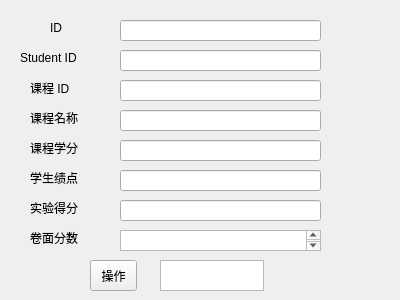
<?xml version="1.0" encoding="UTF-8"?>
<ui version="4.0">
 <class>Dialog21</class>
 <widget class="QDialog" name="Dialog21">
  <property name="geometry">
   <rect>
    <x>0</x>
    <y>0</y>
    <width>400</width>
    <height>300</height>
   </rect>
  </property>
  <property name="windowTitle">
   <string>Dialog</string>
  </property>
  <widget class="QLabel" name="label">
   <property name="geometry">
    <rect>
     <x>50</x>
     <y>20</y>
     <width>31</width>
     <height>16</height>
    </rect>
   </property>
   <property name="text">
    <string>ID</string>
   </property>
  </widget>
  <widget class="QLabel" name="label_2">
   <property name="geometry">
    <rect>
     <x>20</x>
     <y>50</y>
     <width>91</width>
     <height>16</height>
    </rect>
   </property>
   <property name="text">
    <string>Student ID</string>
   </property>
  </widget>
  <widget class="QLabel" name="label_3">
   <property name="geometry">
    <rect>
     <x>30</x>
     <y>80</y>
     <width>72</width>
     <height>15</height>
    </rect>
   </property>
   <property name="text">
    <string>课程 ID</string>
   </property>
  </widget>
  <widget class="QLabel" name="label_4">
   <property name="geometry">
    <rect>
     <x>30</x>
     <y>110</y>
     <width>72</width>
     <height>15</height>
    </rect>
   </property>
   <property name="text">
    <string>课程名称</string>
   </property>
  </widget>
  <widget class="QLabel" name="label_5">
   <property name="geometry">
    <rect>
     <x>30</x>
     <y>140</y>
     <width>72</width>
     <height>15</height>
    </rect>
   </property>
   <property name="text">
    <string>课程学分</string>
   </property>
  </widget>
  <widget class="QLabel" name="label_6">
   <property name="geometry">
    <rect>
     <x>30</x>
     <y>170</y>
     <width>72</width>
     <height>15</height>
    </rect>
   </property>
   <property name="text">
    <string>学生绩点</string>
   </property>
  </widget>
  <widget class="QLabel" name="label_7">
   <property name="geometry">
    <rect>
     <x>30</x>
     <y>200</y>
     <width>72</width>
     <height>15</height>
    </rect>
   </property>
   <property name="text">
    <string>实验得分</string>
   </property>
  </widget>
  <widget class="QLabel" name="label_8">
   <property name="geometry">
    <rect>
     <x>30</x>
     <y>230</y>
     <width>72</width>
     <height>15</height>
    </rect>
   </property>
   <property name="text">
    <string>卷面分数</string>
   </property>
  </widget>
  <widget class="QLineEdit" name="lineEdit">
   <property name="geometry">
    <rect>
     <x>120</x>
     <y>20</y>
     <width>201</width>
     <height>21</height>
    </rect>
   </property>
  </widget>
  <widget class="QLineEdit" name="lineEdit_2">
   <property name="geometry">
    <rect>
     <x>120</x>
     <y>50</y>
     <width>201</width>
     <height>21</height>
    </rect>
   </property>
  </widget>
  <widget class="QLineEdit" name="lineEdit_3">
   <property name="geometry">
    <rect>
     <x>120</x>
     <y>80</y>
     <width>201</width>
     <height>21</height>
    </rect>
   </property>
  </widget>
  <widget class="QLineEdit" name="lineEdit_4">
   <property name="geometry">
    <rect>
     <x>120</x>
     <y>110</y>
     <width>201</width>
     <height>21</height>
    </rect>
   </property>
  </widget>
  <widget class="QLineEdit" name="lineEdit_5">
   <property name="geometry">
    <rect>
     <x>120</x>
     <y>140</y>
     <width>201</width>
     <height>21</height>
    </rect>
   </property>
  </widget>
  <widget class="QLineEdit" name="lineEdit_6">
   <property name="geometry">
    <rect>
     <x>120</x>
     <y>170</y>
     <width>201</width>
     <height>21</height>
    </rect>
   </property>
  </widget>
  <widget class="QLineEdit" name="lineEdit_7">
   <property name="geometry">
    <rect>
     <x>120</x>
     <y>200</y>
     <width>201</width>
     <height>21</height>
    </rect>
   </property>
  </widget>
  <widget class="QToolButton" name="toolButton">
   <property name="geometry">
    <rect>
     <x>90</x>
     <y>260</y>
     <width>47</width>
     <height>31</height>
    </rect>
   </property>
   <property name="text">
    <string>操作</string>
   </property>
  </widget>
  <widget class="QTextEdit" name="textEdit">
   <property name="geometry">
    <rect>
     <x>160</x>
     <y>260</y>
     <width>104</width>
     <height>31</height>
    </rect>
   </property>
  </widget>
  <widget class="QTextEdit" name="textEdit_2">
   <property name="geometry">
    <rect>
     <x>120</x>
     <y>230</y>
     <width>201</width>
     <height>21</height>
    </rect>
   </property>
  </widget>
 </widget>
 <resources/>
 <connections/>
</ui>
